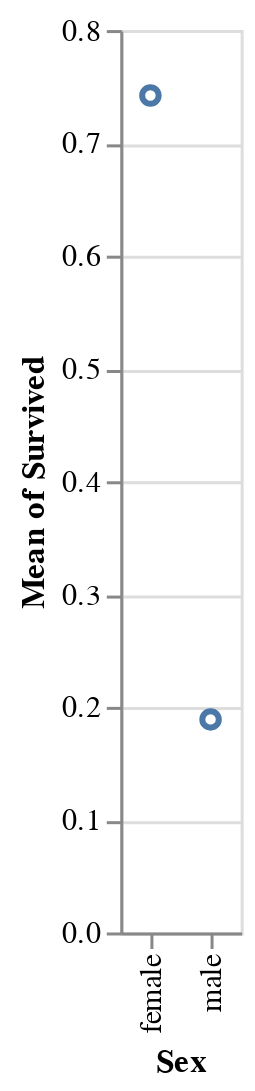

Here is the notebook cell this chart was saved with:
### Markdown cell above
**2D position**

This one is so obvious we might even overlook it, but the horizontal and vertical position of the data mark intuitively tells us something. So 2D position can translate to:
* x-axis
* y-axis

### Code cell
# In the graph below:
#  Proportion survived is encoded to the y-axis
#  Sex is encoded to the x-axis

alt.Chart(titanic).mark_point().encode(
    y='mean(Survived)',
    x='Sex',
)

### Figure 1 — Vega-Lite specification as saved in the notebook (floating-point values rounded to 4 significant figures; data arrays with more than 128 entries replaced by an {"elided": "..."} marker saying what was removed)
{"config": {"view": {"continuousWidth": 300, "continuousHeight": 300}}, "data": {"name": "data-93290830beea3a875eeab316df346c54"}, "mark": {"type": "point"}, "encoding": {"x": {"field": "Sex", "type": "nominal"}, "y": {"aggregate": "mean", "field": "Survived", "type": "quantitative"}}, "$schema": "https://vega.github.io/schema/vega-lite/v5.8.0.json", "datasets": {"data-93290830beea3a875eeab316df346c54": {"elided": "891 records"}}}
